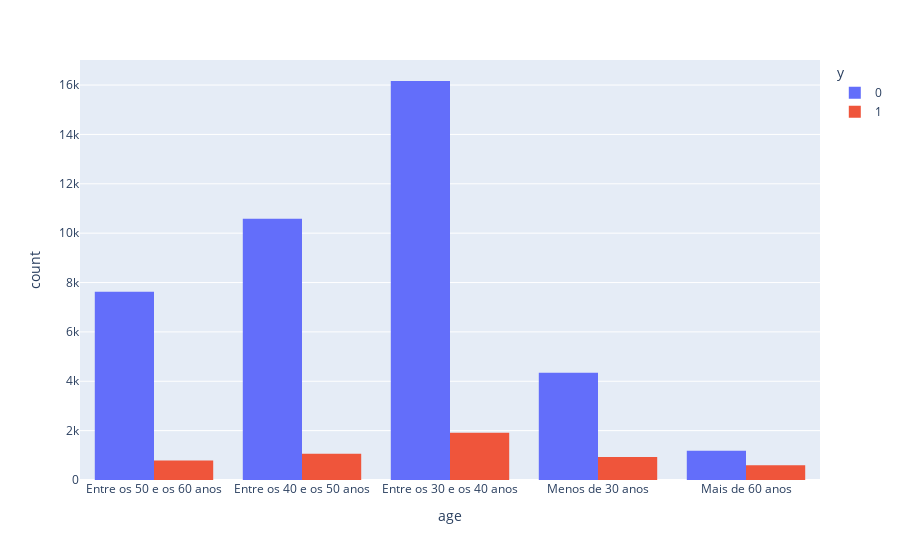

Here is the notebook cell this chart was saved with:
### Code cell
px.histogram(data, x="age", color="y", barmode = 'group')

### Figure 1 — Plotly figure (JSON) as saved in the notebook; plotly's stock layout.template omitted (floating-point values rounded to 4 significant figures; data arrays with more than 128 entries replaced by an {"elided": "..."} marker saying what was removed)
{"data": [{"alignmentgroup": "True", "bingroup": "x", "hovertemplate": "y=0<br>age=%{x}<br>count=%{y}<extra></extra>", "legendgroup": "0", "marker": {"color": "#636efa"}, "name": "0", "offsetgroup": "0", "orientation": "v", "showlegend": true, "type": "histogram", "x": {"elided": "39901 str values"}, "xaxis": "x", "yaxis": "y"}, {"alignmentgroup": "True", "bingroup": "x", "hovertemplate": "y=1<br>age=%{x}<br>count=%{y}<extra></extra>", "legendgroup": "1", "marker": {"color": "#EF553B"}, "name": "1", "offsetgroup": "1", "orientation": "v", "showlegend": true, "type": "histogram", "x": {"elided": "5289 str values"}, "xaxis": "x", "yaxis": "y"}], "layout": {"barmode": "group", "legend": {"title": {"text": "y"}, "tracegroupgap": 0}, "margin": {"t": 60}, "xaxis": {"anchor": "y", "domain": [0, 1], "title": {"text": "age"}}, "yaxis": {"anchor": "x", "domain": [0, 1], "title": {"text": "count"}}}}
